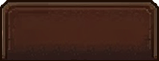
#> input picture context/UI_tab_Off.png, 159 x 61 px
$ python recolor-sprite.py ../context/UI_tab_Off.png out.png
#> lines starting #> are read from the running program, lines starting #| are printed output that depends on the picture
"""
Recolours a flat-palette pixel sprite onto a tonal ramp.

Every distinct opaque colour in the source is ranked by luminance and mapped onto a
ramp of hex stops, darkest to lightest; a sprite with as many colours as the ramp has
stops gets an exact one-to-one swap, otherwise the ramp is interpolated. Alpha is kept
as is. Optionally also writes a nearest-neighbour downscale for use on the overworld
canvas, where enemies are drawn at their natural pixel size.

Usage:
    python scripts/recolor-sprite.py SRC OUT
    python scripts/recolor-sprite.py SRC OUT --ramp 2b2e35 5d626c 9aa0ab d9dde4
    python scripts/recolor-sprite.py SRC OUT --map-out MAP_OUT --map-scale 0.5

The Stone Golem was made with:
    python scripts/recolor-sprite.py public/assets/enemy-sprites/gollux_idle.png \\
        public/assets/enemy-sprites/stone_golem_idle.png \\
        --map-out public/assets/enemy-sprites/stone_golem_map.png

Requires Pillow: `pip install -r scripts/requirements.txt`.
"""

import argparse
import sys

from PIL import Image

# A cool stone grey, darkest to lightest.
DEFAULT_RAMP = ["2b2e35", "5d626c", "9aa0ab", "d9dde4"]


def parse_hex(value):
#> in main, source is the input picture: PIL image 159x61 RGBA; mean R, G, B, A 63.4, 35.1, 25.1, 253.8
    value = value.lstrip("#")
    if len(value) != 6:
        raise argparse.ArgumentTypeError(f"expected a 6-digit hex colour, got {value!r}")
    return tuple(int(value[i : i + 2], 16) for i in (0, 2, 4))


def luminance(rgb):
    r, g, b = rgb
    return 0.299 * r + 0.587 * g + 0.114 * b


def ramp_at(ramp, t):
    """Linear interpolation along the ramp for t in [0, 1]."""
    if len(ramp) == 1:
        return ramp[0]
    scaled = t * (len(ramp) - 1)
    index = min(int(scaled), len(ramp) - 2)
    frac = scaled - index
    a, b = ramp[index], ramp[index + 1]
    return tuple(round(a[i] + (b[i] - a[i]) * frac) for i in range(3))


def recolor(image, ramp):
    image = image.convert("RGBA")
    pixels = image.load()
    width, height = image.size
#> width = 159; height = 61

    colours = set()
    for y in range(height):
        for x in range(width):
            r, g, b, a = pixels[x, y]
            if a > 0:
                colours.add((r, g, b))
#> after the loop, colours = 1588 items

    ordered = sorted(colours, key=luminance)
#> ordered = 1588 items, first 6: (17, 7, 3), (21, 6, 1), (22, 9, 2), (26, 9, 4), (26, 10, 3), (24, 11, 4)
    if not ordered:
        sys.exit("source has no opaque pixels")
    mapping = {}
    for rank, colour in enumerate(ordered):
        t = rank / (len(ordered) - 1) if len(ordered) > 1 else 0.0
        mapping[colour] = ramp_at(ramp, t)
#> this loop made 1588 passes
#> (colour, t, scaled in ramp_at, frac in ramp_at) on passes 1 to 3: ((17, 7, 3), 0, 0, 0), ((21, 6, 1), 0.00063, 0.00189, 0.00189), ((22, 9, 2), 0.00126, 0.00378, 0.00378)
#> after the loop, mapping = 1588 items

    out = Image.new("RGBA", image.size)
#> out: PIL image 159x61 RGBA; every value is 0
    out_pixels = out.load()
    for y in range(height):
        for x in range(width):
            r, g, b, a = pixels[x, y]
            out_pixels[x, y] = (*mapping[(r, g, b)], a) if a > 0 else (0, 0, 0, 0)
    return out, len(ordered)


def main():
    parser = argparse.ArgumentParser(description=__doc__, formatter_class=argparse.RawDescriptionHelpFormatter)
    parser.add_argument("src")
    parser.add_argument("out")
    parser.add_argument("--ramp", nargs="+", type=parse_hex, default=[parse_hex(c) for c in DEFAULT_RAMP])
    parser.add_argument("--map-out", help="also write a downscaled copy for the overworld canvas")
    parser.add_argument("--map-scale", type=float, default=0.5)
    args = parser.parse_args()

    source = Image.open(args.src)
    result, colour_count = recolor(source, args.ramp)
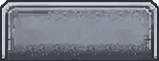
#> result: PIL image 159x61 RGBA; mean R, G, B, A 117.1, 122.2, 131.9, 253.8; transparent parts drawn white
#> colour_count = 1588
    result.save(args.out)
    print(f"{args.out}: {result.size[0]}x{result.size[1]}, {colour_count} colours -> {len(args.ramp)}-stop ramp")
#| out.png: 159x61, 1588 colours -> 4-stop ramp

    if args.map_out:
        size = (max(1, round(result.size[0] * args.map_scale)), max(1, round(result.size[1] * args.map_scale)))
        result.resize(size, Image.NEAREST).save(args.map_out)
        print(f"{args.map_out}: {size[0]}x{size[1]}")


if __name__ == "__main__":
    main()
